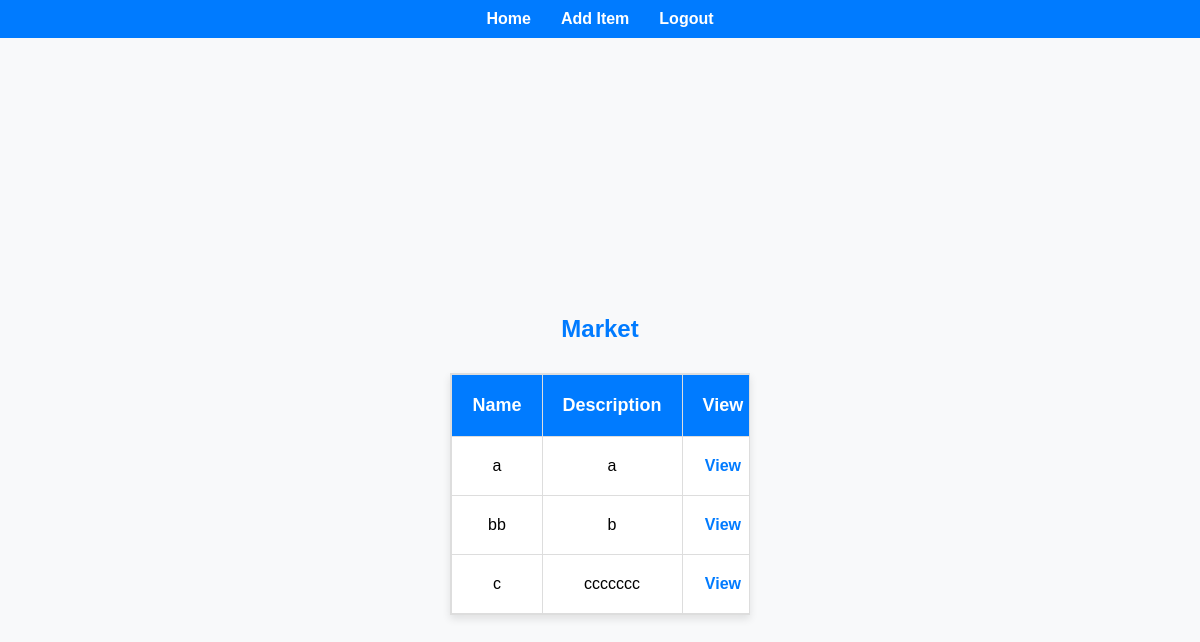
The app's page /home, older data.
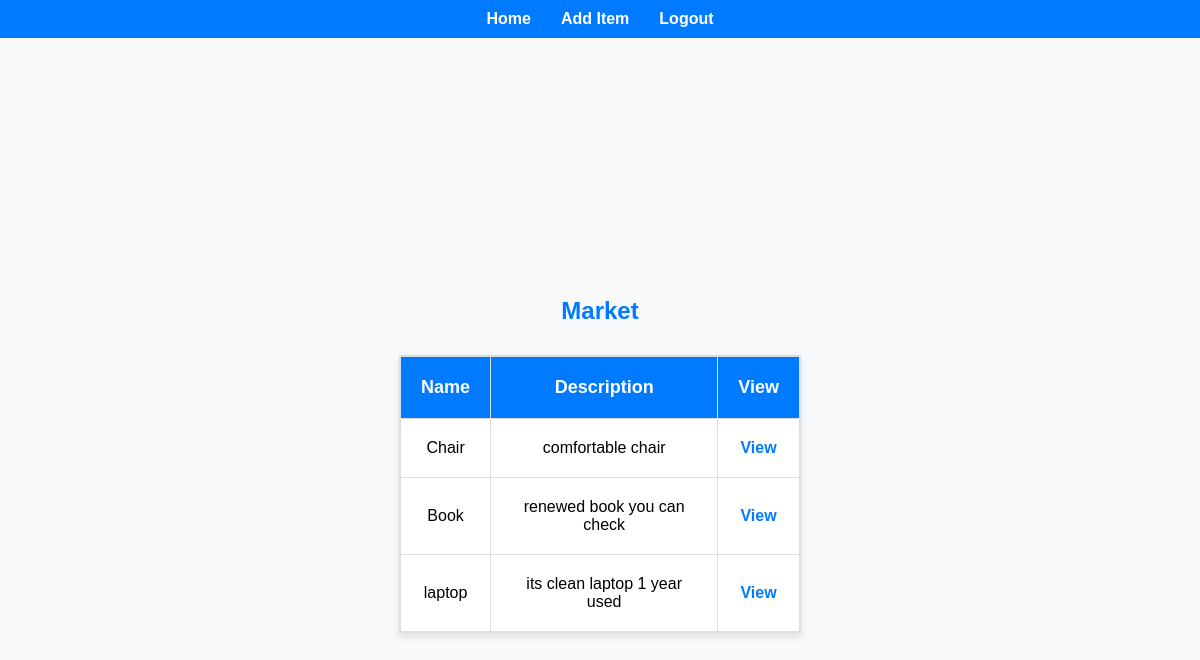
The same page, newer data.
### items/models.py (models this page shows, shortened)
class Item(models.Model):
    name = models.CharField(max_length=100)
    description = models.TextField()
    price = models.DecimalField(max_digits=10, decimal_places=2)
    quantity = models.PositiveIntegerField()
    users = models.ManyToManyField(User, related_name='items')

### items/views.py (the view)
# urls.py: path('home', views.list_items, name='list_items'),
def list_items(request):
    items = Item.objects.all()
    return render(request, 'list_items.html', {'items': items})

### items/templates/list_items.html
{% extends 'base.html' %}
{% block content %}
<h2>Market</h2>
<table>
    <tr>
        <th>Name</th>
        <th>Description</th>
        <th>View</th>
    </tr>
    {% for item in items %}
    <tr>
        <td>{{ item.name }}</td>
        <td>{{ item.description }}</td>
        <td>
            <a href="{% url 'detail_item' item.id %}">View</a>
        </td>
    </tr>
    {% endfor %}
</table>
{% endblock %}

### items/templates/base.html (shortened to what this page needs)
<!DOCTYPE html>
<html lang="en">
<head>
    {% load static %}
    <link rel="stylesheet" href="{% static 'items/css/styles.css' %}">
</head>
<body>
    <nav class="navbar">
        <a href="{% url 'list_items' %}">Home</a>
        <a href="{% url 'add_item' %}">Add Item</a>
        <a href="{% url 'login' %}">Logout</a>
    </nav>
    <div class="container">
        {% block content %}
        {% endblock %}
    </div>
</body>
</html>

### items/static/items/css/styles.css (style rules this page uses)
body { font-family: Arial, sans-serif; background-color: #f0f0f0; margin: 0; height: 100vh; display: flex; justify-content: center; align-items: center; }
h2 { color: #007bff; margin-bottom: 20px; text-align: center; }
.navbar { background-color: #007bff; padding: 10px; display: flex; justify-content: center; align-items: center; position: fixed; top: 0; width: 100%; z-index: 1000; }
.navbar a { color: white; text-decoration: none; margin: 0 15px; font-weight: bold; }
body { margin: 0; font-family: Arial, sans-serif; background-color: #f8f9fa; padding-top: 60px; }
.container { text-align: center; margin-top: 80px; }
table { width: 95%; margin: 30px auto; border-collapse: collapse; background-color: #ffffff; border: 1px solid #ddd; box-shadow: 0 4px 8px rgba(0, 0, 0, 0.1); overflow-x: auto; display: block; }
th, td { padding: 20px; text-align: center; border: 1px solid #ddd; font-size: 18px; }
th { background-color: #007bff; color: #ffffff; font-weight: bold; }
td { font-size: 16px; }
a { text-decoration: none; color: #007bff; font-weight: bold; transition: color 0.3s ease, text-decoration 0.3s ease; }
*, *::before, *::after { box-sizing: border-box; }

Row changes from the older to the newer data that the page shows:
changed Item: name "a" → "Chair"; description "a" → "comfortable chair"
changed Item: name "bb" → "Book"; description "b" → "renewed book you can check"
changed Item: name "c" → "laptop"; description "ccccccc" → "its clean laptop 1 year used"
